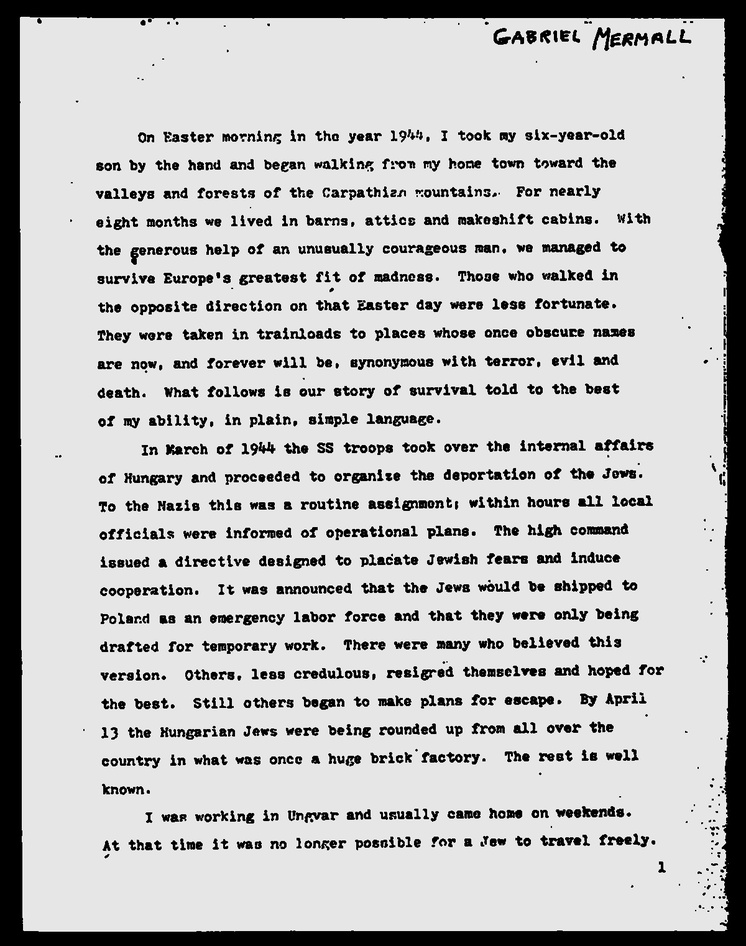
#> input picture image/dillated.jpg, 746 x 946 px, shrunk from 1200 x 1522 before the run, found by its file name
$ python test.py
#> lines starting #> are read from the running program, lines starting #| are printed output that depends on the picture; after the words box and inside, x2 and y2 are one past the last pixel; in counts of white or black regions, pixels touching at a corner belong together
import numpy as np
import cv2
import pytesseract
img = cv2.imread(".ocr/dillated.jpg")
#> img is the input picture: shape (946, 746, 3); min 0, max 255, mean 190.7
pytesseract.pytesseract.tesseract_cmd = r'C:\Program Files\Tesseract-OCR\tesseract.exe'
imgray = cv2.cvtColor(img, cv2.COLOR_BGR2GRAY)
ret, thresh = cv2.threshold(imgray, 127, 255, 0)
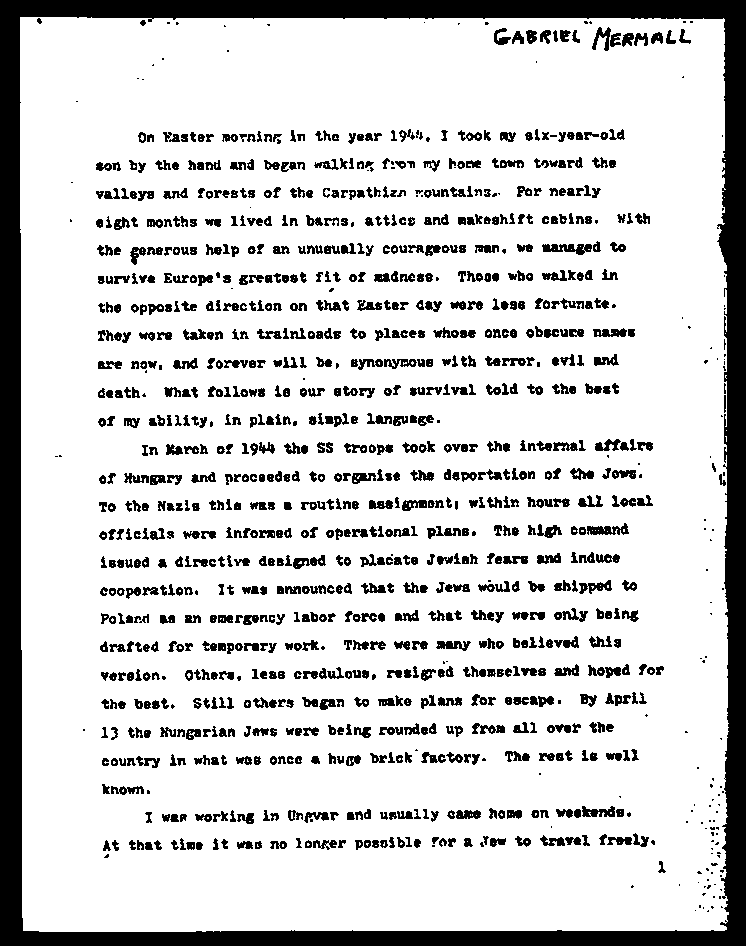
#> thresh: shape (946, 746); 82.3% white; 1111 black regions (165 under 20 px)
contours, hierarchy = cv2.findContours(thresh, cv2.RETR_TREE, cv2.CHAIN_APPROX_NONE)
#> contours = 1788 contours, 744 with area under 20; largest, box (x1, y1, x2, y2) and area: (20, 17, 729, 932) 641576, (586, 522, 630, 536) 370, (541, 243, 586, 256) 358, (581, 805, 616, 818) 298, (435, 640, 472, 652) 274
print( str(len(contours)))
#| 1788
#cv2.drawContours(img, contours, -1, (0, 255, 0), 3)
for cnt in contours:
    x, y, w, h = cv2.boundingRect(cnt)

    if cv2.contourArea(cnt) > 1000:
        crop = img[y:y+h, x:x+w]
#> (the run stopped early here; a loop or call above may not have finished)

$ run again, with image/aa.jpg copied over image/dillated.jpg
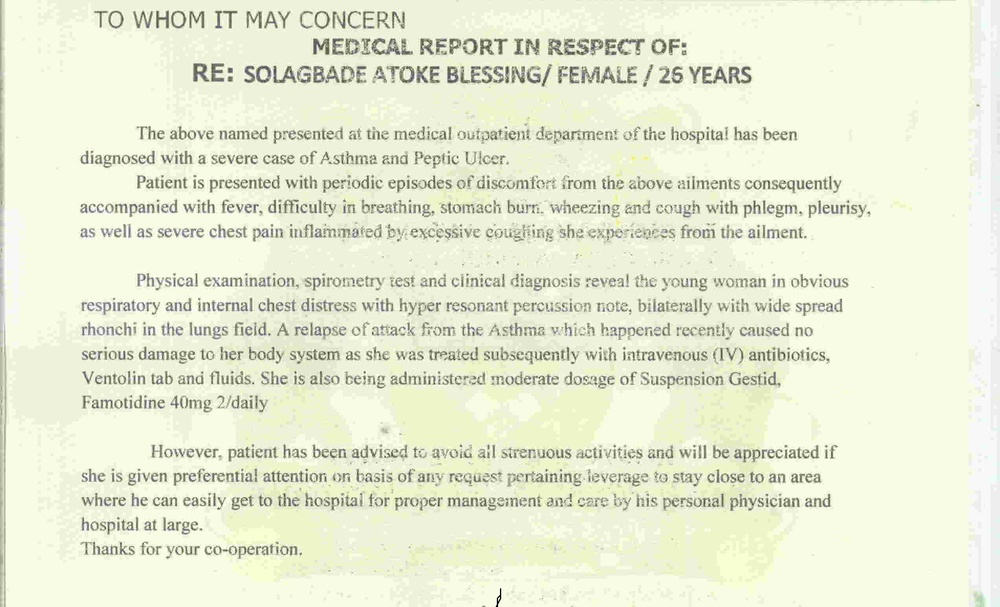
#> input picture image/aa.jpg, 1000 x 607 px, shrunk from 2544 x 1544 before the run, found by its file name
#> img is the input picture: shape (607, 1000, 3); mean B, G, R 212.9, 236.4, 232.4
#> `imgray = cv2.cvtColor(img, cv2.COLOR_BGR2GRAY)`:
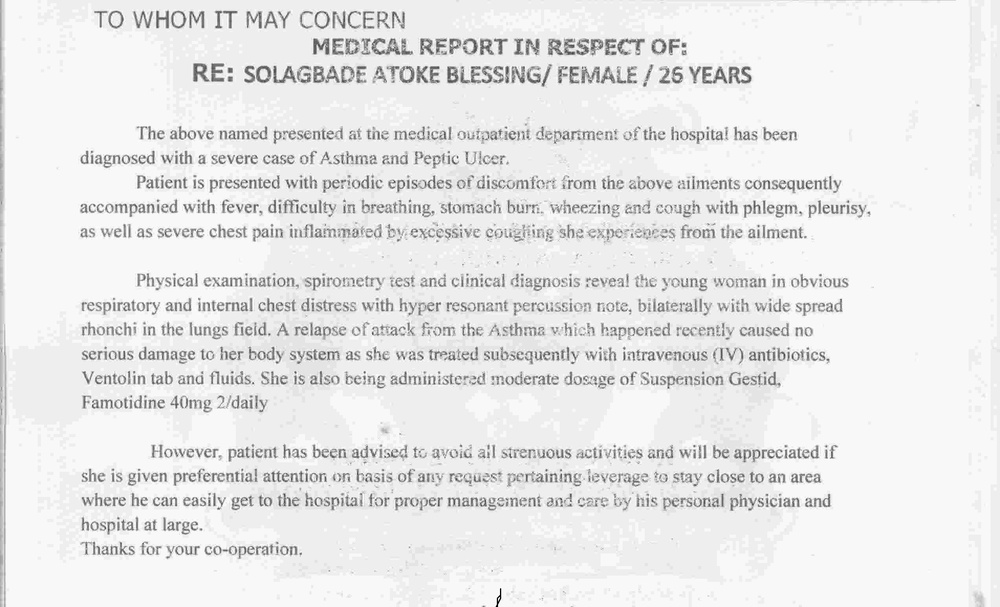
#> imgray: shape (607, 1000); min 1, max 255, mean 232.4
#> `ret, thresh = cv2.threshold(imgray, 127, 255, 0)`:
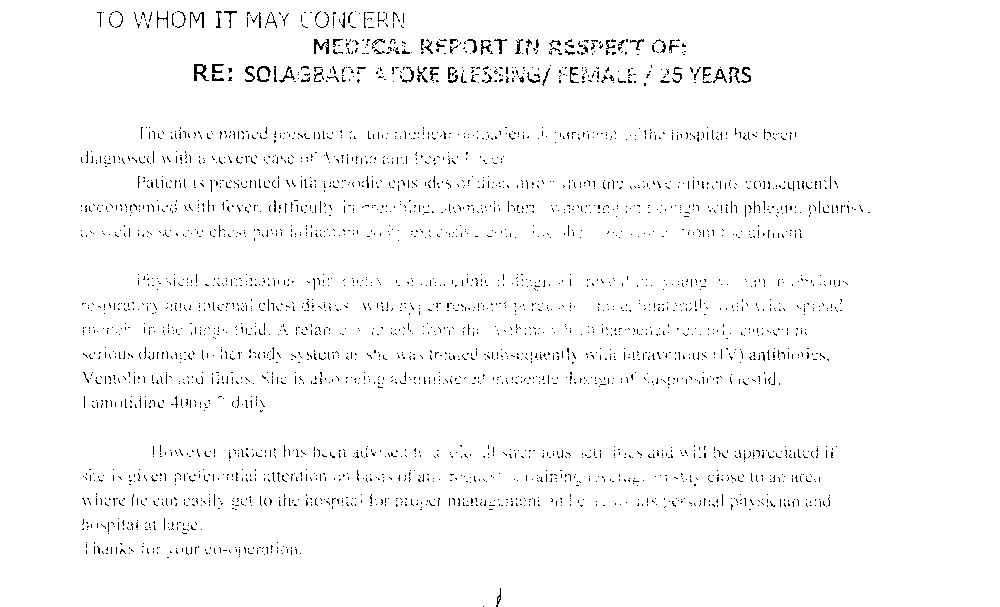
#> thresh: shape (607, 1000); 97.7% white; black in thin lines or dots, all inside (x1, y1, x2, y2) = (81, 11, 870, 607)
#> contours = 4109 contours, 3958 with area under 20; largest, box (x1, y1, x2, y2) and area: (0, 0, 1000, 607) 605336, (193, 63, 210, 82) 188, (313, 38, 330, 55) 150, (256, 65, 272, 83) 128, (278, 65, 296, 84) 98
#| 4109
